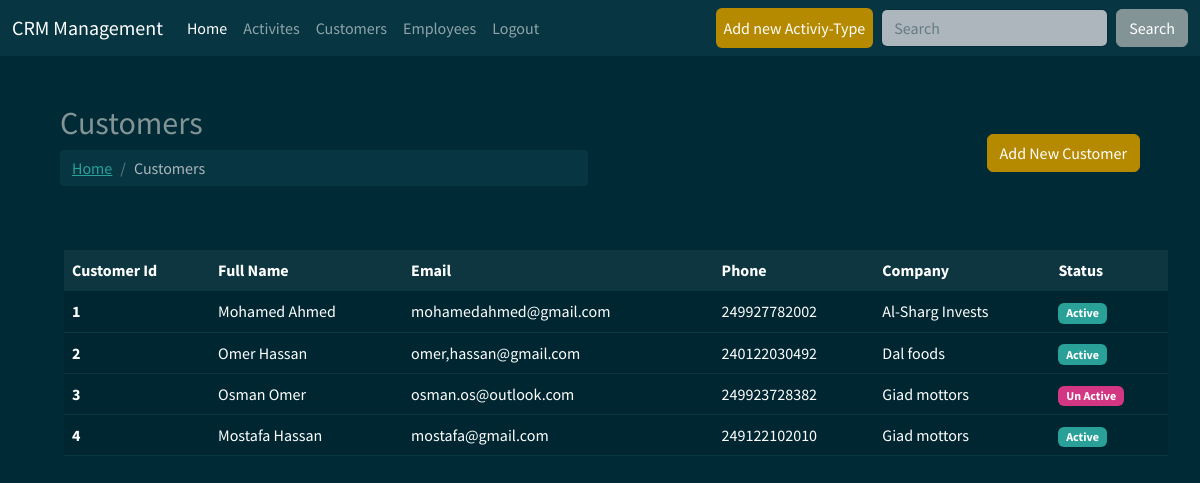
The page /customers/ (signed in) on the database its author committed.
### webapp/models.py (models this page shows, shortened)
class Customer(models.Model):
    class Status(models.TextChoices):
        ACTIVE = 'A','Active'
        UNACTIVE = 'UA','Un Active'
    first_name = models.CharField(max_length=200)
    last_name = models.CharField(max_length=200)
    email = models.CharField(max_length=200)
    phone = models.IntegerField()
    company = models.CharField(max_length=300)
    status = models.CharField(max_length=2,choices=Status.choices , default=Status.ACTIVE)

### webapp/views.py (the view)
# urls.py: path('customers/',views.get_customers,name="customers"),
@login_required(login_url='login')
def get_customers(request):
    customers = Customer.objects.all()
    return render(request,'webapp/customers.html',{'customers':customers})

### templates/webapp/customers.html
{% extends 'base.html' %}
{% block content %}
<div class="row m-5">
    <div class="col-lg-6">
        <h2 id="nav-breadcrumbs">Customers</h2>
        <div class="bs-component">
            <ol class="breadcrumb">
                <li class="breadcrumb-item"><a href="/">Home</a></li>
                <li class="breadcrumb-item active">Customers</li>
            </ol>
        </div>
    </div>
    <div class="col-lg-6 d-flex justify-content-end align-items-center ">
        <a  class="btn btn-primary" href="{% url 'create_customer' %}">Add New Customer</a>
    </div>
</div>
<div class="m-5">
    <table class="table table-hover m-3">
        <thead>
          <tr>
            <th scope="col">Customer Id</th>
            <th scope="col">Full Name</th>
            <th scope="col">Email</th>
            <th scope="col">Phone</th>
            <th scope="col">Company</th>
            <th scope="col">Status</th>
          </tr>
        </thead>
        <tbody>
            {% for customer in customers %}
                <tr class="table-active">
                    <th >{{customer.id}}</th>
                    <td>{{customer.first_name}} {{customer.last_name}}</td>
                    <td>{{customer.email}}</td>
                    <td>{{customer.phone}}</td>
                    <td>{{customer.company}}</td>
                    <td>
                        {% if customer.status == 'A'  %}
                            <span class="badge bg-success">Active</span>
                        {% else %}
                            <span class="badge bg-danger">Un Active</span>
                        {% endif%}
                    </td>
                </tr>
            {% endfor %}
        </tbody>
      </table>
</div>
{% endblock %}

### templates/base.html (shortened to what this page needs)
{% load static %}
<!DOCTYPE html>
<html lang="en">
<head>
    <link rel="stylesheet" href="https://bootswatch.com/5/solar/bootstrap.min.css">
</head>
<body>
    {% include 'parts/navbar.html' %}
    {% block content %}
    {% endblock %}
</body>
</html>

### templates/parts/navbar.html (shortened to what this page needs)
<nav class="navbar navbar-expand-lg bg-dark" data-bs-theme="dark">
    <div class="container-fluid">
      <a class="navbar-brand" href="{% url 'home' %}">CRM Management</a>
        <div class="collapse navbar-collapse" id="navbarColor02">
            <ul class="navbar-nav me-auto">
                {% if user.is_authenticated %}
                    <li class="nav-item">
                        <a class="nav-link active" href="{% url 'dashboard' %}">Home
                        </a>
                    </li>
                    <li class="nav-item">
                        <a class="nav-link" href="{% url 'activities' %}">Activites</a>
                    </li>
                    <li class="nav-item">
                        <a class="nav-link" href="{% url 'customers' %}">Customers</a>
                    </li>
                    <li class="nav-item">
                        <a class="nav-link" href="{% url 'employees' %}">Employees</a>
                    </li>
                    <li class="nav-item">
                        <a class="nav-link" href="{% url 'logout' %}">Logout</a>
                    </li>
                {% endif %}
            </ul>
            {% if user.is_authenticated %}
                <ul class="navbar-nav  me-2">
                    <li class="nav-item">
                        <a class="nav-link text-white btn btn-primary" href="{% url 'create_activitytype' %}">Add new Activiy-Type</a>
                    </li>
                </ul>
                <form class="d-flex">
                    <input class="form-control me-sm-2" type="search" placeholder="Search">
                    <button class="btn btn-secondary my-2 my-sm-0" type="submit">Search</button>
                </form>
            {% endif %}
        </div>
    </div>
  </nav>

### rows shown on the page
Customer: id "1", first_name "Mohamed", last_name "Ahmed", email "mohamedahmed@gmail.com", phone "249927782002", company "Al-Sharg Invests", status "Active"
Customer: id "2", first_name "Omer", last_name "Hassan", email "omer,hassan@gmail.com", phone "240122030492", company "Dal foods", status "Active"
Customer: id "3", first_name "Osman", last_name "Omer", email "osman.os@outlook.com", phone "249923728382", company "Giad mottors", status "Un Active"
Customer: id "4", first_name "Mostafa", last_name "Hassan", email "mostafa@gmail.com", phone "249122102010", company "Giad mottors", status "Active"
